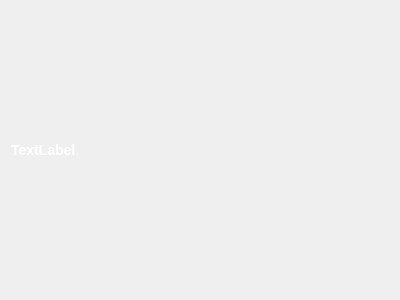
<?xml version="1.0" encoding="UTF-8"?>
<ui version="4.0">
 <class>BubbleWidget</class>
 <widget class="QWidget" name="BubbleWidget">
  <property name="geometry">
   <rect>
    <x>0</x>
    <y>0</y>
    <width>400</width>
    <height>300</height>
   </rect>
  </property>
  <property name="windowTitle">
   <string>Form</string>
  </property>
  <layout class="QVBoxLayout" name="verticalLayout">
   <item>
    <widget class="QLabel" name="label_text">
     <property name="styleSheet">
      <string notr="true">color: white; font-family: 'Microsoft YaHei'; font-size: 14px; font-weight: bold;</string>
     </property>
     <property name="text">
      <string>TextLabel</string>
     </property>
     <property name="wordWrap">
      <bool>true</bool>
     </property>
    </widget>
   </item>
  </layout>
 </widget>
 <resources/>
 <connections/>
</ui>
